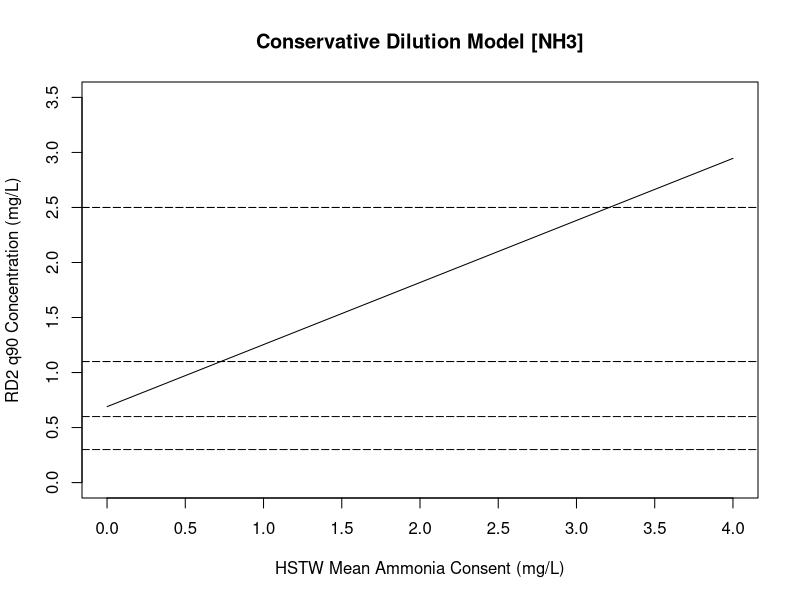
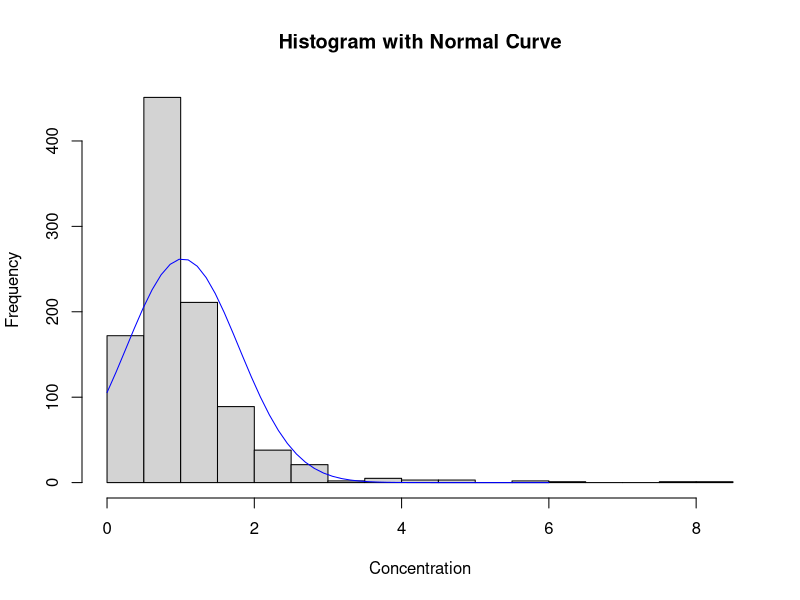
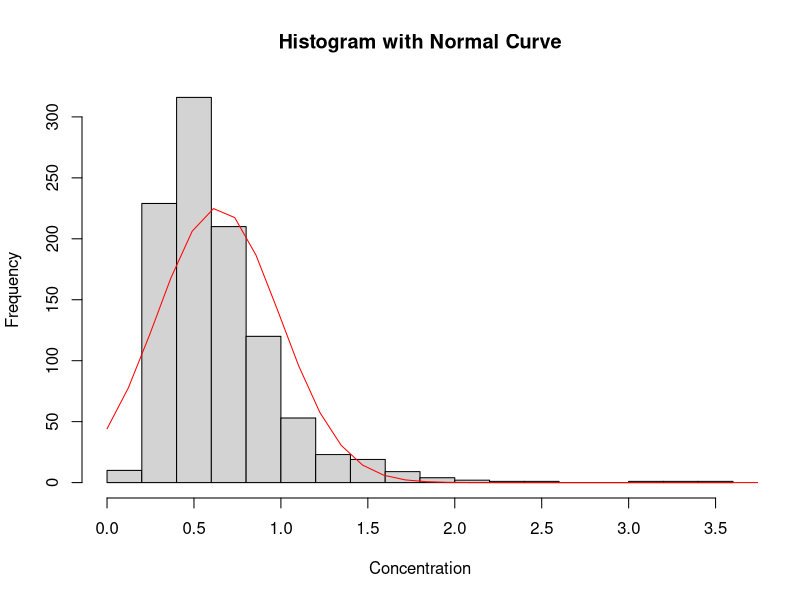
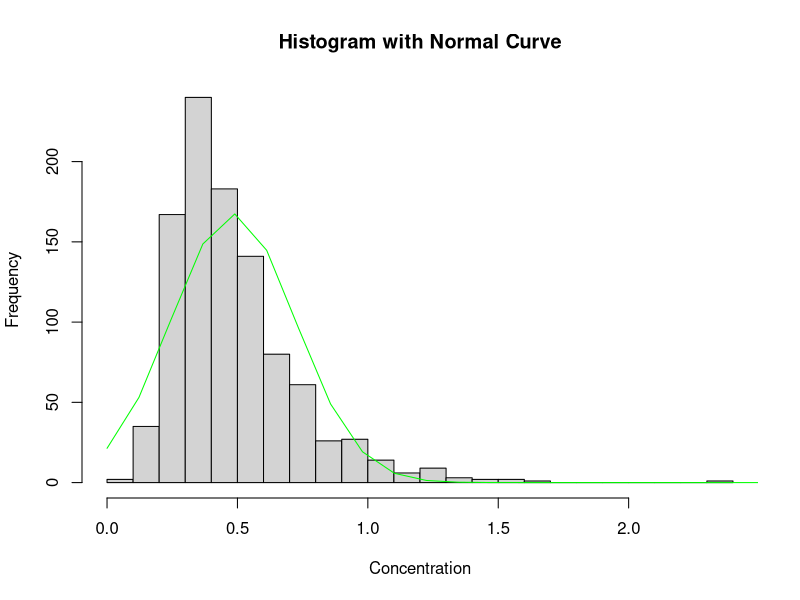
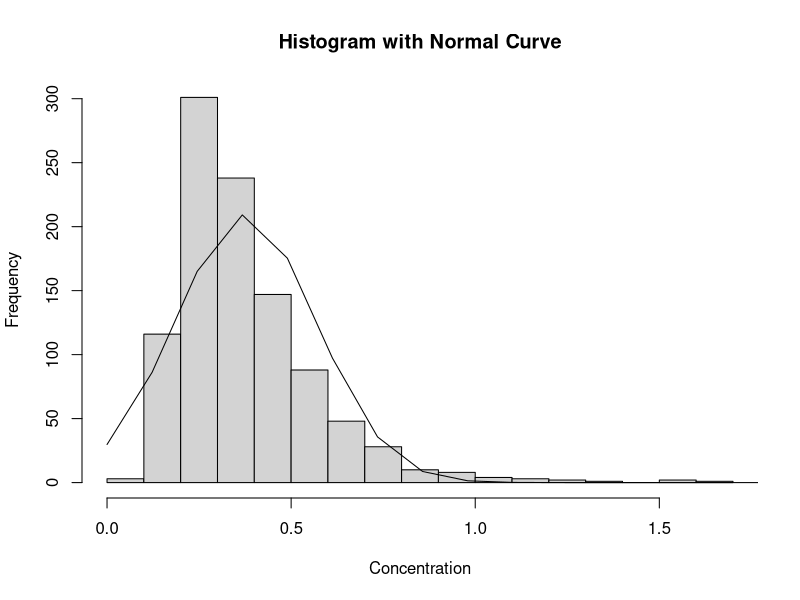
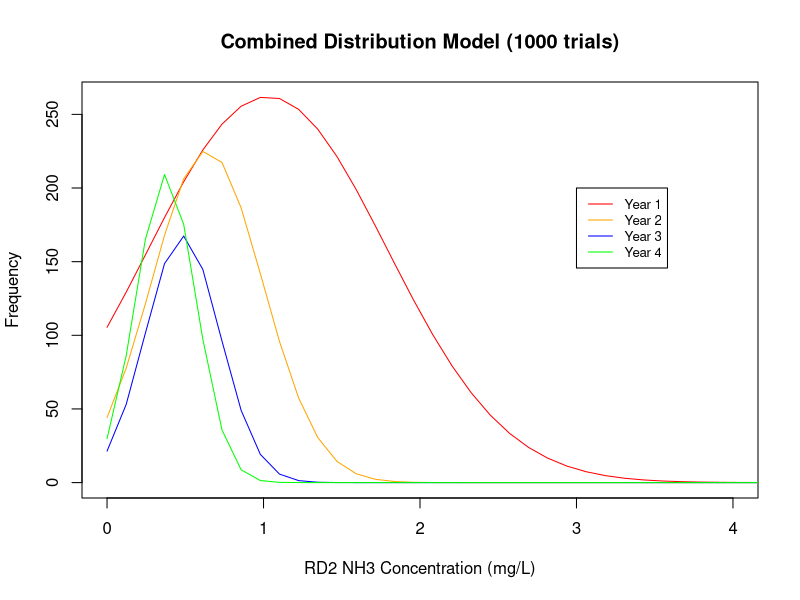

These figures' R source, in order:
# Chemical
library(readxl)
library(sm)
Chem_RD1 <- read_excel("Chem_RD1.xlsx")
Chem_RD2 <- read_excel("Chem_RD2.xlsx")
Chem_PB1 <- read_excel("Chem_PB1.xlsx")


S <- function(m,s){
  sqrt(log(1+s^2/m^2))
}

M <- function(m,s){
  log(m/(sqrt(1+s^2/m^2)))
}

qL <- function(M,S,w){
  exp(M+w*S)
}

se <- function(s,N){
  s/sqrt(N)
}

LCI <- function(m,se,w){
  m-w*se
}

CI <- function(m,s,w){
  c(m-w*s, m+w*s)
}

# RD1

# BOD
RD1_BOD <- Chem_RD1$`0085 BOD ATU mg/l`
RD1_BOD_m <- mean(RD1_BOD, na.rm = TRUE )
RD1_BOD_s <- sd(RD1_BOD, na.rm = TRUE)
RD1_BOD_M <- M(RD1_BOD_m, RD1_BOD_s)
RD1_BOD_S <- S(RD1_BOD_m, RD1_BOD_s)
RD1_BOD_w <- 0.9540
RD1_BOD_qL <- qL(RD1_BOD_M, RD1_BOD_S, RD1_BOD_w)



# Amm
RD1_Amm <- Chem_RD1$`0111 Ammonia - N mg/l`
RD1_Amm_m <- mean(RD1_Amm, na.rm = TRUE )
RD1_Amm_s <- sd(RD1_Amm, na.rm = TRUE)
RD1_Amm_M <- M(RD1_Amm_m, RD1_Amm_s)
RD1_Amm_S <- S(RD1_Amm_m, RD1_Amm_s)
RD1_Amm_n <- length(RD1_Amm[!is.na(RD1_Amm)])
RD1_Amm_w <- 0.9580
RD1_Amm_qL <- qL(RD1_Amm_M, RD1_Amm_S, RD1_Amm_w)



# Orth
RD1_Orth <- Chem_RD1$`6392 OrthoPhosph mg/l`
RD1_Orth_m <- mean(RD1_Orth, na.rm = TRUE )
RD1_Orth_s <- sd(RD1_Orth, na.rm = TRUE)
RD1_Orth_n <- length(RD1_Orth[!is.na(RD1_Orth)])
RD1_Orth_se <- se(RD1_Orth_s, RD1_Orth_n)
RD1_Orth_w <- 1.96
RD1_Orth_LCI <- LCI(RD1_Orth_m, RD1_Orth_se, RD1_Orth_w)*1000


# pH
RD1_pH <- Chem_RD1$`0061 pH PHUNITS`
RD1_pH_m <- mean(RD1_pH, na.rm = TRUE )
RD1_pH_s <- sd(RD1_pH, na.rm = TRUE)
RD1_pH_n <- length(RD1_pH[!is.na(RD1_pH)])
RD1_pH_w <- 1.2846
RD1_pH_CI <- CI(RD1_pH_m,RD1_pH_s,RD1_pH_w)



# DO
RD1_DO <- Chem_RD1$`9901 O Diss% satn %`
RD1_DO_m <- mean(RD1_DO, na.rm = TRUE )
RD1_DO_s <- sd(RD1_DO, na.rm = TRUE)
RD1_DO_n <- length(RD1_DO[!is.na(RD1_DO)])
RD1_DO_w <- 0.8011
RD1_DO_LCI <- LCI(RD1_DO_m, RD1_DO_s, RD1_DO_w)



# RD2

# BOD
RD2_BOD <- Chem_RD2$`0085 BOD ATU mg/l`
RD2_BOD_m <- mean(RD2_BOD, na.rm = TRUE )
RD2_BOD_s <- sd(RD2_BOD, na.rm = TRUE)
RD2_BOD_M <- M(RD2_BOD_m, RD2_BOD_s)
RD2_BOD_S <- S(RD2_BOD_m, RD2_BOD_s)
RD2_BOD_n <- length(RD2_BOD[!is.na(RD2_BOD)])
RD2_BOD_w <- 0.8477
RD2_BOD_qL <- qL(RD2_BOD_M, RD2_BOD_S, RD2_BOD_w)


# Amm
RD2_Amm <- Chem_RD2$`0111 Ammonia - N mg/l`
RD2_Amm_m <- mean(RD2_Amm, na.rm = TRUE )
RD2_Amm_s <- sd(RD2_Amm, na.rm = TRUE)
RD2_Amm_M <- M(RD2_Amm_m, RD2_Amm_s)
RD2_Amm_S <- S(RD2_Amm_m, RD2_Amm_s)
RD2_Amm_n <- length(RD2_Amm[!is.na(RD2_Amm)])
RD2_Amm_w <- 0.9618
RD2_Amm_qL <- qL(RD2_Amm_M, RD2_Amm_S, RD2_Amm_w)


# Orth
RD2_Orth <- Chem_RD2$`6392 OrthoPhosph mg/l`
RD2_Orth_m <- mean(RD2_Orth, na.rm = TRUE )
RD2_Orth_s <- sd(RD2_Orth, na.rm = TRUE)
RD2_Orth_n <- length(RD2_Orth[!is.na(RD2_Orth)])
RD2_Orth_se <- se(RD2_Orth_s, RD2_Orth_n)
RD2_Orth_w <- 1.96
RD2_Orth_LCI <- LCI(RD2_Orth_m, RD2_Orth_se, RD2_Orth_w)*1000


# pH
RD2_pH <- Chem_RD2$`0061 pH PHUNITS`
RD2_pH_m <- mean(RD2_pH, na.rm = TRUE )
RD2_pH_s <- sd(RD2_pH, na.rm = TRUE)
RD2_pH_n <- length(RD2_pH[!is.na(RD2_pH)])
RD2_pH_w <- 1.2846
RD2_pH_CI <- CI(RD2_pH_m,RD2_pH_s,RD2_pH_w)


# DO
RD2_DO <- Chem_RD2$`9901 O Diss% satn %`
RD2_DO_m <- mean(RD2_DO, na.rm = TRUE )
RD2_DO_s <- sd(RD2_DO, na.rm = TRUE)
RD2_DO_n <- length(RD2_DO[!is.na(RD2_DO)])
RD2_DO_w <- 0.9456
RD2_DO_LCI <- LCI(RD2_DO_m, RD2_DO_s, RD2_DO_w)



# PB1 

# BOD
PB1_BOD <- Chem_PB1$`0085 BOD ATU mg/l`
PB1_BOD_m <- mean(PB1_BOD, na.rm = TRUE )
PB1_BOD_s <- sd(PB1_BOD, na.rm = TRUE)
PB1_BOD_M <- M(PB1_BOD_m, PB1_BOD_s)
PB1_BOD_S <- S(PB1_BOD_m, PB1_BOD_s)
PB1_BOD_n <- length(PB1_BOD[!is.na(PB1_BOD)])
PB1_BOD_w <- 0.9499
PB1_BOD_qL <- qL(PB1_BOD_M, PB1_BOD_S, PB1_BOD_w)



# Amm
PB1_Amm <- Chem_PB1$`0111 Ammonia - N mg/l`
PB1_Amm_m <- mean(PB1_Amm, na.rm = TRUE )
PB1_Amm_s <- sd(PB1_Amm, na.rm = TRUE)
PB1_Amm_M <- M(PB1_Amm_m, PB1_Amm_s)
PB1_Amm_S <- S(PB1_Amm_m, PB1_Amm_s)
PB1_Amm_n <- length(PB1_Amm[!is.na(PB1_Amm)])
PB1_Amm_w <- 0.9499
PB1_Amm_qL <- qL(PB1_Amm_M, PB1_Amm_S, PB1_Amm_w)


# Orth
PB1_Orth <- Chem_PB1$`6392 OrthoPhosph mg/l`
PB1_Orth_m <- mean(PB1_Orth, na.rm = TRUE )
PB1_Orth_s <- sd(PB1_Orth, na.rm = TRUE)
PB1_Orth_n <- length(PB1_Orth[!is.na(PB1_Orth)])
PB1_Orth_se <- se(PB1_Orth_s, PB1_Orth_n)
PB1_Orth_w <- 1.96
PB1_Orth_LCI <- LCI(PB1_Orth_m, PB1_Orth_se, PB1_Orth_w)*1000


# pH
PB1_pH <- Chem_PB1$`0061 pH PHUNITS`
PB1_pH_m <- mean(PB1_pH, na.rm = TRUE )
PB1_pH_s <- sd(PB1_pH, na.rm = TRUE)
PB1_pH_n <- length(PB1_pH[!is.na(PB1_pH)])
PB1_pH_w <- 1.2756
PB1_pH_CI <- CI(PB1_pH_m,PB1_pH_s,PB1_pH_w)


# DO
PB1_DO <- Chem_PB1$`9901 O Diss% satn %`
PB1_DO_m <- mean(PB1_DO, na.rm = TRUE )
PB1_DO_s <- sd(PB1_DO, na.rm = TRUE)
PB1_DO_n <- length(PB1_DO[!is.na(PB1_DO)])
PB1_DO_w <- 0.7866
PB1_DO_LCI <- LCI(PB1_DO_m, PB1_DO_s, PB1_DO_w)




# Graph
x <- seq(0, 4, by=0.001)
std <- 0.75*x
logx <- log(x/(sqrt(1+(std^2/x^2))))
logstd <- sqrt(log(1+(std^2/x^2)))
q90 <- exp(logx+(1.6*logstd))

y <- (41*0.460836396+13*2.327818814+17.25*q90)/(41+13+17.25)

plot(x,y, xlab = "HSTW Mean Ammonia Consent (mg/L)", ylab = "RD2 q90 Concentration (mg/L)", type="l", ylim = c(0,3.5), main = "Conservative Dilution Model [NH3]", xaxt="none")
axis(1, seq(0,4, by = 0.5))
abline(a=2.5, b=0, lty = "longdash")
abline(a=1.1, b=0, lty = "longdash")
abline(a=0.6, b=0, lty = "longdash")
abline(a=0.3, b=0, lty = "longdash")


# Graph 2
RD1f_mean <- 41
RD1f_q95 <- 14
RD1f_sd <- (RD1f_mean-RD1f_q95)/2
RD1f_meanlog <- log(RD1f_mean/(sqrt(1+(RD1f_sd^2/RD1f_mean^2))))
RD1f_sdlog <- sqrt(log(1+(RD1f_sd^2/RD1f_mean^2)))

RD1c_mean <- 0.197810810810811
RD1c_sd <- RD1c_mean*0.75
RD1c_meanlog <- log(RD1c_mean/(sqrt(1+(RD1c_sd^2/RD1c_mean^2))))
RD1c_sdlog <- sqrt(log(1+(RD1c_sd^2/RD1c_mean^2)))


PB1f_mean <- 13
PB1f_q95 <- 1.2
PB1f_sd <- (PB1f_mean-PB1f_q95)/2
PB1f_meanlog <- log(PB1f_mean/(sqrt(1+(PB1f_sd^2/PB1f_mean^2))))
PB1f_sdlog <- sqrt(log(1+(PB1f_sd^2/PB1f_mean^2)))

PB1c_mean <- 0.9992
PB1c_sd <- PB1c_mean*0.75
PB1c_meanlog <- log(PB1c_mean/(sqrt(1+(PB1c_sd^2/PB1c_mean^2))))
PB1c_sdlog <- sqrt(log(1+(PB1c_sd^2/PB1c_mean^2)))


STWf_mean <- 11.5*1.5
STWf_sd <- STWf_mean*0.75
STWf_meanlog <- log(STWf_mean/(sqrt(1+(STWf_sd^2/STWf_mean^2))))
STWf_sdlog <- sqrt(log(1+(STWf_sd^2/STWf_mean^2)))



n = 1000
RD1f_dist <- exp(rnorm(n,RD1f_meanlog,RD1f_sdlog))
RD1c_dist <- exp(rnorm(n,RD1c_meanlog,RD1c_sdlog))

PB1f_dist <- exp(rnorm(n,PB1f_meanlog,PB1f_sdlog))
PB1c_dist <- exp(rnorm(n,PB1c_meanlog,PB1c_sdlog))

STWf_dist <- exp(rnorm(n,STWf_meanlog,STWf_sdlog))

# 2.96
STWc296_mean <- 2.96
STWc296_sd <- STWc296_mean*0.75
STWc296_meanlog <- log(STWc296_mean/(sqrt(1+(STWc296_sd^2/STWc296_mean^2))))
STWc296_sdlog <- sqrt(log(1+(STWc296_sd^2/STWc296_mean^2)))
STWc296_q95con <- exp(STWc296_meanlog+2*STWc296_sdlog)

STWc296_dist <- exp(rnorm(n,STWc296_meanlog,STWc296_sdlog))

RD2c296_dist <- (RD1f_dist*RD1c_dist+PB1f_dist*PB1c_dist+STWf_dist*STWc296_dist)/(RD1f_dist+PB1f_dist+STWf_dist)

h<-hist(RD2c296_dist, breaks=20, xlab="Concentration",
        main="Histogram with Normal Curve")
RD2c296_distfit<-seq(0,6,length=50)
RD2c296_distyfit<-dnorm(RD2c296_distfit,mean=mean(RD2c296_dist),sd=sd(RD2c296_dist))
RD2c296_distyfit <- RD2c296_distyfit*diff(h$mids[1:2])*length(RD2c296_dist)
lines(RD2c296_distfit, RD2c296_distyfit, col="blue", lwd=1)


# 1.48
STWc148_mean <- 1.48
STWc148_sd <- STWc148_mean*0.75
STWc148_meanlog <- log(STWc148_mean/(sqrt(1+(STWc148_sd^2/STWc148_mean^2))))
STWc148_sdlog <- sqrt(log(1+(STWc148_sd^2/STWc148_mean^2)))
STWc148_q95con <- exp(STWc148_meanlog+2*STWc148_sdlog)

STWc148_dist <- exp(rnorm(n,STWc148_meanlog,STWc148_sdlog))

RD2c148_dist <- (RD1f_dist*RD1c_dist+PB1f_dist*PB1c_dist+STWf_dist*STWc148_dist)/(RD1f_dist+PB1f_dist+STWf_dist)

h<-hist(RD2c148_dist, breaks=20, xlab="Concentration",
        main="Histogram with Normal Curve")
RD2c148_distfit<-seq(0,6,length=50)
RD2c148_distyfit<-dnorm(RD2c148_distfit,mean=mean(RD2c148_dist),sd=sd(RD2c148_dist))
RD2c148_distyfit <- RD2c148_distyfit*diff(h$mids[1:2])*length(RD2c148_dist)
lines(RD2c148_distfit, RD2c148_distyfit, col="red", lwd=1)


# 0.74
STWc074_mean <- 0.74
STWc074_sd <- STWc074_mean*0.75
STWc074_meanlog <- log(STWc074_mean/(sqrt(1+(STWc074_sd^2/STWc074_mean^2))))
STWc074_sdlog <- sqrt(log(1+(STWc074_sd^2/STWc074_mean^2)))
STWc074_q95con <- exp(STWc074_meanlog+2*STWc074_sdlog)

STWc074_dist <- exp(rnorm(n,STWc074_meanlog,STWc074_sdlog))

RD2c074_dist <- (RD1f_dist*RD1c_dist+PB1f_dist*PB1c_dist+STWf_dist*STWc074_dist)/(RD1f_dist+PB1f_dist+STWf_dist)

h<-hist(RD2c074_dist, breaks=20, xlab="Concentration",
        main="Histogram with Normal Curve")
RD2c074_distfit<-seq(0,6,length=50)
RD2c074_distyfit<-dnorm(RD2c074_distfit,mean=mean(RD2c074_dist),sd=sd(RD2c074_dist))
RD2c074_distyfit <- RD2c074_distyfit*diff(h$mids[1:2])*length(RD2c074_dist)
lines(RD2c074_distfit, RD2c074_distyfit, col="green", lwd=1)


# 0.296
STWc0296_mean <- 0.296
STWc0296_sd <- STWc0296_mean*0.75
STWc0296_meanlog <- log(STWc0296_mean/(sqrt(1+(STWc0296_sd^2/STWc0296_mean^2))))
STWc0296_sdlog <- sqrt(log(1+(STWc0296_sd^2/STWc0296_mean^2)))
STWc0296_q95con <- exp(STWc0296_meanlog+2*STWc0296_sdlog)

STWc0296_dist <- exp(rnorm(n,STWc0296_meanlog,STWc0296_sdlog))

RD2c0296_dist <- (RD1f_dist*RD1c_dist+PB1f_dist*PB1c_dist+STWf_dist*STWc0296_dist)/(RD1f_dist+PB1f_dist+STWf_dist)

h<-hist(RD2c0296_dist, breaks=20, xlab="Concentration",
        main="Histogram with Normal Curve")
RD2c0296_distfit<-seq(0,6,length=50)
RD2c0296_distyfit<-dnorm(RD2c0296_distfit,mean=mean(RD2c0296_dist),sd=sd(RD2c0296_dist))
RD2c0296_distyfit <- RD2c0296_distyfit*diff(h$mids[1:2])*length(RD2c0296_dist)
lines(RD2c0296_distfit, RD2c0296_distyfit, lwd=1)



plot(RD2c296_distfit, RD2c296_distyfit, col="red", lwd=1, type="l", ylim=c(0,max(RD2c296_distyfit,RD2c148_distyfit,RD2c074_distyfit)), xlim=c(0,4), ylab = "Frequency", xlab = "RD2 NH3 Concentration (mg/L)", main = "Combined Distribution Model (1000 trials)")
lines(RD2c148_distfit, RD2c148_distyfit, col="orange", lwd=1)
lines(RD2c074_distfit, RD2c074_distyfit, col="blue", lwd=1)
lines(RD2c0296_distfit, RD2c0296_distyfit, col="green", lwd=1)
legend(3, 200, legend=c("Year 1", "Year 2", "Year 3", "Year 4"),col=c("red", "orange", "blue", "green"), lty=1, cex=0.8)
